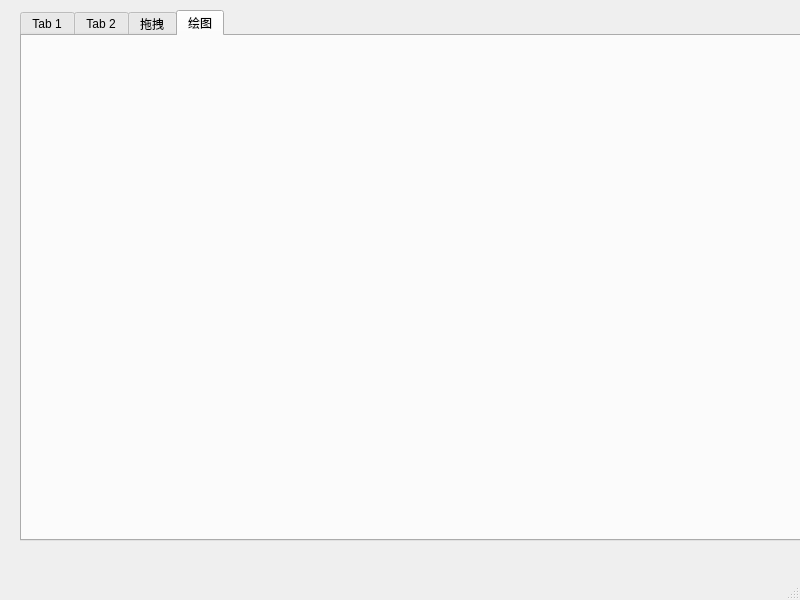
<?xml version="1.0" encoding="UTF-8"?>
<ui version="4.0">
 <class>MainWindow</class>
 <widget class="QMainWindow" name="MainWindow">
  <property name="geometry">
   <rect>
    <x>0</x>
    <y>0</y>
    <width>800</width>
    <height>600</height>
   </rect>
  </property>
  <property name="windowTitle">
   <string>MainWindow</string>
  </property>
  <widget class="QWidget" name="centralwidget">
   <widget class="QTabWidget" name="tabWidget">
    <property name="geometry">
     <rect>
      <x>20</x>
      <y>10</y>
      <width>781</width>
      <height>531</height>
     </rect>
    </property>
    <property name="currentIndex">
     <number>3</number>
    </property>
    <widget class="QWidget" name="tab">
     <attribute name="title">
      <string>Tab 1</string>
     </attribute>
    </widget>
    <widget class="QWidget" name="tab_2">
     <attribute name="title">
      <string>Tab 2</string>
     </attribute>
    </widget>
    <widget class="QWidget" name="tab_3">
     <attribute name="title">
      <string>拖拽</string>
     </attribute>
     <widget class="QWidget" name="">
      <property name="geometry">
       <rect>
        <x>10</x>
        <y>100</y>
        <width>751</width>
        <height>391</height>
       </rect>
      </property>
      <layout class="QHBoxLayout" name="horizontalLayout">
       <item>
        <widget class="QListWidget" name="listWidget">
         <property name="dragEnabled">
          <bool>true</bool>
         </property>
         <property name="dragDropOverwriteMode">
          <bool>true</bool>
         </property>
         <property name="dragDropMode">
          <enum>QAbstractItemView::DragDrop</enum>
         </property>
         <item>
          <property name="text">
           <string>test01</string>
          </property>
         </item>
         <item>
          <property name="text">
           <string>test02</string>
          </property>
         </item>
        </widget>
       </item>
       <item>
        <spacer name="horizontalSpacer">
         <property name="orientation">
          <enum>Qt::Horizontal</enum>
         </property>
         <property name="sizeType">
          <enum>QSizePolicy::Fixed</enum>
         </property>
         <property name="sizeHint" stdset="0">
          <size>
           <width>10</width>
           <height>20</height>
          </size>
         </property>
        </spacer>
       </item>
       <item>
        <widget class="QListWidget" name="listWidget_2">
         <property name="dragEnabled">
          <bool>true</bool>
         </property>
         <property name="dragDropMode">
          <enum>QAbstractItemView::DragOnly</enum>
         </property>
        </widget>
       </item>
      </layout>
     </widget>
     <widget class="QWidget" name="">
      <property name="geometry">
       <rect>
        <x>13</x>
        <y>38</y>
        <width>741</width>
        <height>25</height>
       </rect>
      </property>
      <layout class="QGridLayout" name="gridLayout">
       <item row="0" column="0">
        <widget class="QLineEdit" name="lineEdit">
         <property name="text">
          <string/>
         </property>
         <property name="dragEnabled">
          <bool>true</bool>
         </property>
        </widget>
       </item>
       <item row="0" column="1">
        <widget class="QPushButton" name="pushButton">
         <property name="text">
          <string>PushButton</string>
         </property>
        </widget>
       </item>
      </layout>
     </widget>
    </widget>
    <widget class="QWidget" name="tab_4">
     <attribute name="title">
      <string>绘图</string>
     </attribute>
     <widget class="QWidget" name="verticalLayoutWidget">
      <property name="geometry">
       <rect>
        <x>10</x>
        <y>20</y>
        <width>751</width>
        <height>471</height>
       </rect>
      </property>
      <layout class="QVBoxLayout" name="verticalLayout"/>
     </widget>
    </widget>
   </widget>
  </widget>
  <widget class="QMenuBar" name="menubar">
   <property name="geometry">
    <rect>
     <x>0</x>
     <y>0</y>
     <width>800</width>
     <height>23</height>
    </rect>
   </property>
  </widget>
  <widget class="QStatusBar" name="statusbar"/>
 </widget>
 <resources/>
 <connections/>
</ui>
